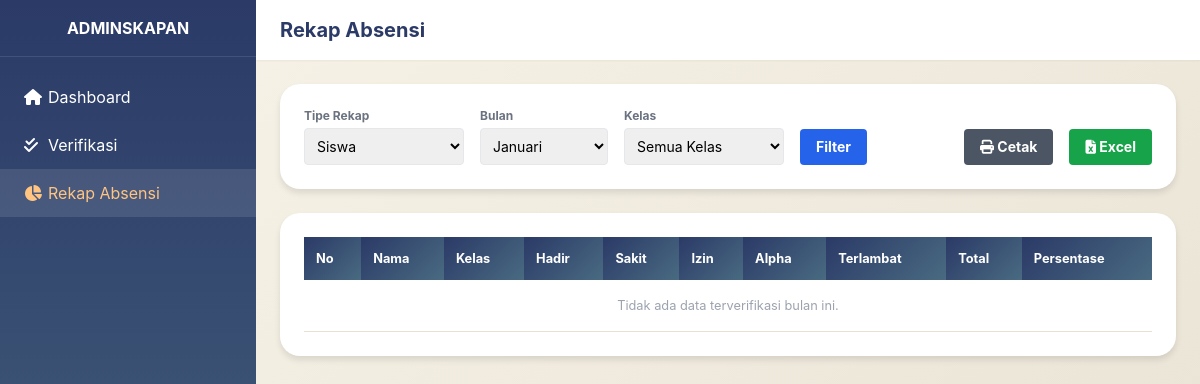
The page /cbt_sekolah/pages/admin/laporan_absensi.php?bulan=2026-05-10 (signed in) on the database as committed earlier.
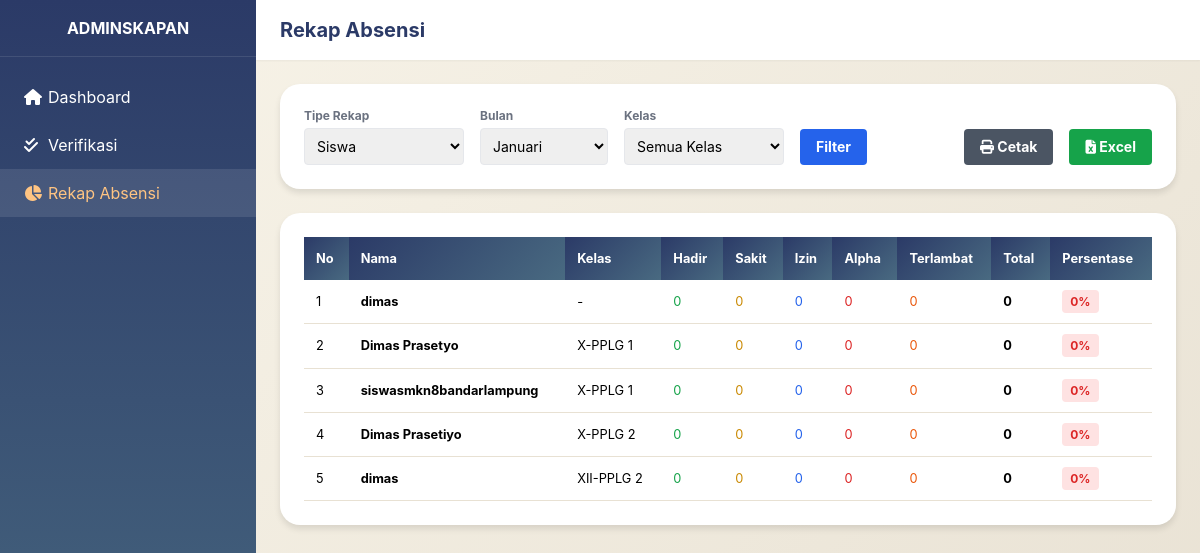
The same page on the database as committed later.
### tables this page shows
CREATE TABLE `tb_users` (
  `id_user` int(11) NOT NULL,
  `nama_lengkap` varchar(100) NOT NULL,
  `ruangan` varchar(100) DEFAULT NULL,
  `username` varchar(50) NOT NULL,
  `password` varchar(255) NOT NULL,
  `role` enum('admin','guru','siswa','pengawas') NOT NULL,
  `id_kelas` int(11) DEFAULT NULL,
  `nisn` varchar(20) DEFAULT NULL,
  `jenis_kelamin` enum('L','P') DEFAULT NULL,
  `tempat_lahir` varchar(100) DEFAULT NULL,
  `tanggal_lahir` date DEFAULT NULL,
  `nis` varchar(20) DEFAULT NULL,
  `agama` varchar(20) DEFAULT NULL,
  `alamat` text DEFAULT NULL,
  `created_at` timestamp NOT NULL DEFAULT current_timestamp(),
  `status` enum('aktif','nonaktif') DEFAULT 'aktif'
);

CREATE TABLE `tb_kelas` (
  `id_kelas` int(11) NOT NULL,
  `tingkat` enum('X','XI','XII') DEFAULT NULL,
  `nama_kelas` varchar(50) NOT NULL
);

### cbt_sekolah/pages/admin/laporan_absensi.php (the view, shortened to what the changed rows need)
<?php
require_once '../../config/koneksi.php';
$filter_bulan = $_GET['bulan'] ?? date('m');
$filter_tahun = $_GET['tahun'] ?? date('Y');
$filter_tipe = $_GET['tipe'] ?? 'siswa';
$rekap_siswa = [];
try {
    $query_siswa = "SELECT
        u.id_user, u.nama_lengkap, u.username, k.nama_kelas,
        COUNT(CASE WHEN LOWER(a.keterangan) = 'hadir' THEN 1 END) as hadir,
        COUNT(CASE WHEN LOWER(a.keterangan) = 'sakit' THEN 1 END) as sakit,
        COUNT(CASE WHEN LOWER(a.keterangan) = 'izin' THEN 1 END) as izin,
        COUNT(CASE WHEN LOWER(a.keterangan) = 'alpha' THEN 1 END) as alpha,
        COUNT(CASE WHEN LOWER(a.keterangan) = 'terlambat' THEN 1 END) as terlambat,
        COUNT(a.id) as total_absensi,
        ROUND((COUNT(CASE WHEN LOWER(a.keterangan) IN ('hadir', 'terlambat') THEN 1 END) / 25) * 100, 2) as persentase
    FROM tb_users u
    LEFT JOIN tb_kelas k ON u.id_kelas = k.id_kelas
    LEFT JOIN absensi_siswa a ON u.id_user = a.id_user
        AND MONTH(a.tanggal) = :bulan
        AND YEAR(a.tanggal) = :tahun
        AND a.status_verifikasi = 'disetujui'
    WHERE u.role = 'siswa'";
    $params = [':bulan' => $filter_bulan, ':tahun' => $filter_tahun];
    $query_siswa .= " GROUP BY u.id_user ORDER BY k.nama_kelas, u.nama_lengkap ASC";
    $stmt = $pdo->prepare($query_siswa);
    $stmt->execute($params);
    $rekap_siswa = $stmt->fetchAll();
} catch (PDOException $e) { }
$rekap_guru = [];
try {
    $query_guru = "SELECT
        u.id_user, u.nama_lengkap, u.username, u.role,
        COUNT(CASE WHEN a.status = 'hadir' THEN 1 END) as hadir,
        COUNT(CASE WHEN a.status = 'sakit' THEN 1 END) as sakit,
        COUNT(CASE WHEN a.status = 'izin' THEN 1 END) as izin,
        COUNT(CASE WHEN a.status = 'alpha' THEN 1 END) as alpha,
        COUNT(CASE WHEN a.status = 'terlambat' THEN 1 END) as terlambat,
        COUNT(a.id_absensi) as total_absensi,
        ROUND((COUNT(CASE WHEN a.status IN ('hadir', 'terlambat') THEN 1 END) / 25) * 100, 2) as persentase
    FROM tb_users u
    LEFT JOIN tb_absensi a ON u.id_user = a.id_user
        AND MONTH(a.tanggal) = :bulan
        AND YEAR(a.tanggal) = :tahun
    WHERE u.role IN ('guru', 'admin')
    GROUP BY u.id_user
    ORDER BY u.role, u.nama_lengkap ASC";
    $stmt = $pdo->prepare($query_guru);
    $stmt->execute([':bulan' => $filter_bulan, ':tahun' => $filter_tahun]);
    $rekap_guru = $stmt->fetchAll();
} catch (PDOException $e) {}
$rekap_pengawas = [];
try {
    $query_pengawas = "SELECT
        nama as nama_lengkap,
        COUNT(CASE WHEN LOWER(keterangan) = 'hadir' THEN 1 END) as hadir,
        COUNT(CASE WHEN LOWER(keterangan) = 'sakit' THEN 1 END) as sakit,
        COUNT(CASE WHEN LOWER(keterangan) = 'izin' THEN 1 END) as izin,
        COUNT(CASE WHEN LOWER(keterangan) = 'alpha' THEN 1 END) as alpha,
        COUNT(CASE WHEN LOWER(keterangan) = 'terlambat' THEN 1 END) as terlambat,
        COUNT(id) as total_absensi,
        ROUND((COUNT(CASE WHEN LOWER(keterangan) IN ('hadir', 'terlambat') THEN 1 END) / 25) * 100, 2) as persentase
    FROM absensi_pengawas
    WHERE MONTH(tanggal) = :bulan
        AND YEAR(tanggal) = :tahun
        AND status_verifikasi = 'disetujui'
    GROUP BY nama
    ORDER BY nama ASC";
    $stmt = $pdo->prepare($query_pengawas);
    $stmt->execute([':bulan' => $filter_bulan, ':tahun' => $filter_tahun]);
    $rekap_pengawas = $stmt->fetchAll();
} catch (PDOException $e) {}
function getPersentaseColor($persen) {
    return 'text-red-600 bg-red-100';
}
?>
<!DOCTYPE html>
<html lang="id">
<head>
    <script src="https://cdn.tailwindcss.com"></script>
    <link rel="stylesheet" href="https://cdnjs.cloudflare.com/ajax/libs/font-awesome/6.4.0/css/all.min.css">
</head>
<body>
    <div class="sidebar no-print">
        <div class="p-4 border-b border-white/10 text-center"><h2 class="font-bold text-white">ADMINSKAPAN</h2></div>
    </div>
    <div class="main-content">
        <header class="bg-white py-4 px-6 flex justify-between items-center shadow-sm no-print">
            <h1 class="text-xl font-bold" style="color: var(--primary-1);">Rekap Absensi</h1>
        </header>
        <main class="p-6">
            <div class="card p-6 print-area">
                <table id="tabelRekap">
                    <thead>
                        <tr>
                            <th>No</th><th>Nama</th>
                            <?php if($filter_tipe == 'siswa'): ?><th>Kelas</th><?php endif; ?>
                            <th>Hadir</th><th>Sakit</th><th>Izin</th><th>Alpha</th><th>Terlambat</th><th>Total</th><th>Persentase</th>
                        </tr>
                    </thead>
                    <tbody>
                        <?php
                        $data_loop = ($filter_tipe == 'siswa') ? $rekap_siswa : (($filter_tipe == 'guru') ? $rekap_guru : $rekap_pengawas);
                        if(empty($data_loop)): ?>
                            <tr><td colspan="10" class="text-center py-4 text-gray-400">Tidak ada data terverifikasi bulan ini.</td></tr>
                        <?php else: $no=1; foreach($data_loop as $r):
                            $tot = $r['hadir']+$r['sakit']+$r['izin']+$r['alpha']+$r['terlambat'];
                            $pct = $tot>0 ? round(($r['hadir']+$r['terlambat'])/$tot*100,2) : 0;
                        ?>
                        <tr>
                            <td><?= $no++ ?></td>
                            <td class="font-bold"><?= htmlspecialchars($r['nama_lengkap']) ?></td>
                            <?php if($filter_tipe == 'siswa'): ?><td><?= htmlspecialchars($r['nama_kelas'] ?? '-') ?></td><?php endif; ?>
                            <td class="text-green-600"><?= $r['hadir'] ?></td>
                            <td class="text-yellow-600"><?= $r['sakit'] ?></td>
                            <td class="text-blue-600"><?= $r['izin'] ?></td>
                            <td class="text-red-600"><?= $r['alpha'] ?></td>
                            <td class="text-orange-600"><?= $r['terlambat'] ?></td>
                            <td class="font-bold"><?= $tot ?></td>
                            <td><span class="<?= getPersentaseColor($pct) ?> px-2 py-1 rounded text-xs font-bold"><?= $pct ?>%</span></td>
                        </tr>
                        <?php endforeach; endif; ?>
                    </tbody>
                </table>
            </div>
        </main>
    </div>
</body>
</html>

Rows that differ between the two databases and show on the page:
added tb_users: nama_lengkap "dimas", nama_kelas "-", hadir "0", sakit "0", izin "0", alpha "0", terlambat "0", tot "0", pct "0"
added tb_users: nama_lengkap "Dimas Prasetyo", id_kelas.nama_kelas "X-PPLG 1", hadir "0", sakit "0", izin "0", alpha "0", terlambat "0", tot "0", pct "0"
added tb_users: nama_lengkap "siswasmkn8bandarlampung", id_kelas.nama_kelas "X-PPLG 1", hadir "0", sakit "0", izin "0", alpha "0", terlambat "0", tot "0", pct "0"
added tb_users: nama_lengkap "Dimas Prasetiyo", id_kelas.nama_kelas "X-PPLG 2", hadir "0", sakit "0", izin "0", alpha "0", terlambat "0", tot "0", pct "0"
added tb_users: nama_lengkap "dimas", id_kelas.nama_kelas "XII-PPLG 2", hadir "0", sakit "0", izin "0", alpha "0", terlambat "0", tot "0", pct "0"
Other text that changed with them:
text no longer shown: "Tidak ada data terverifikasi bulan ini."
